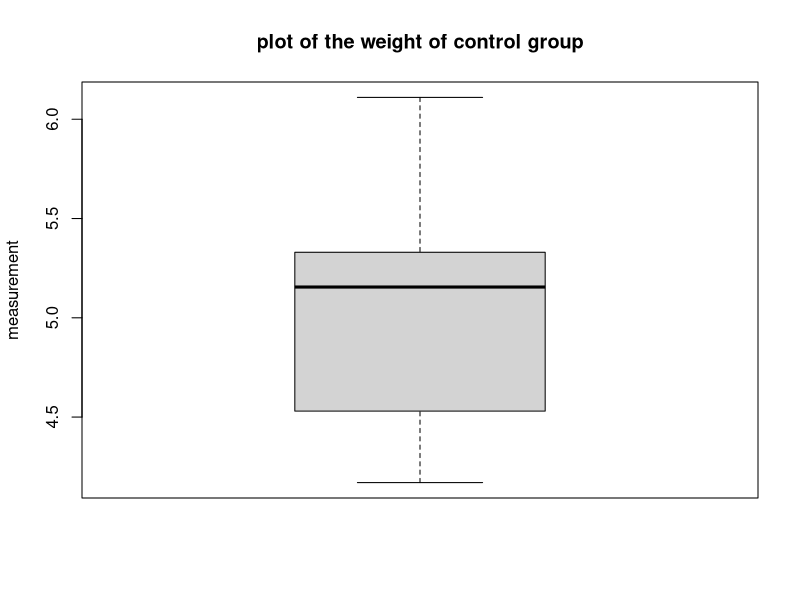
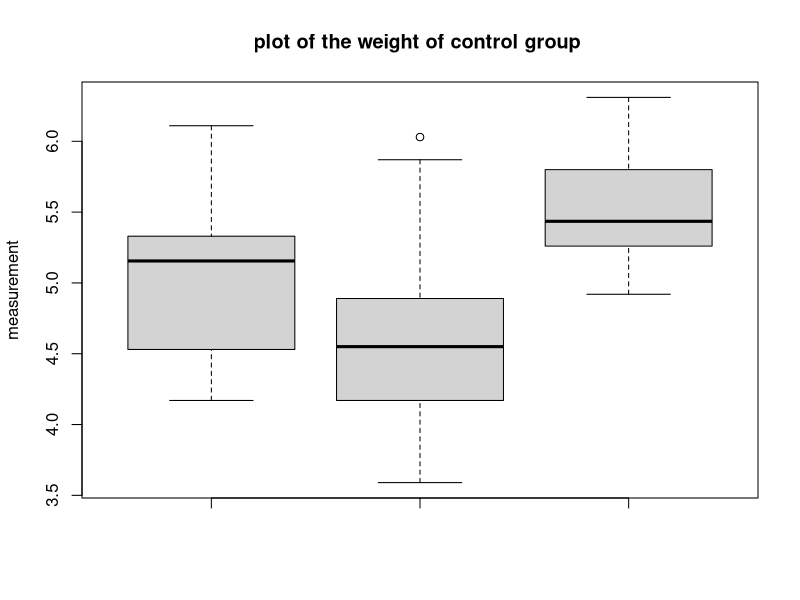
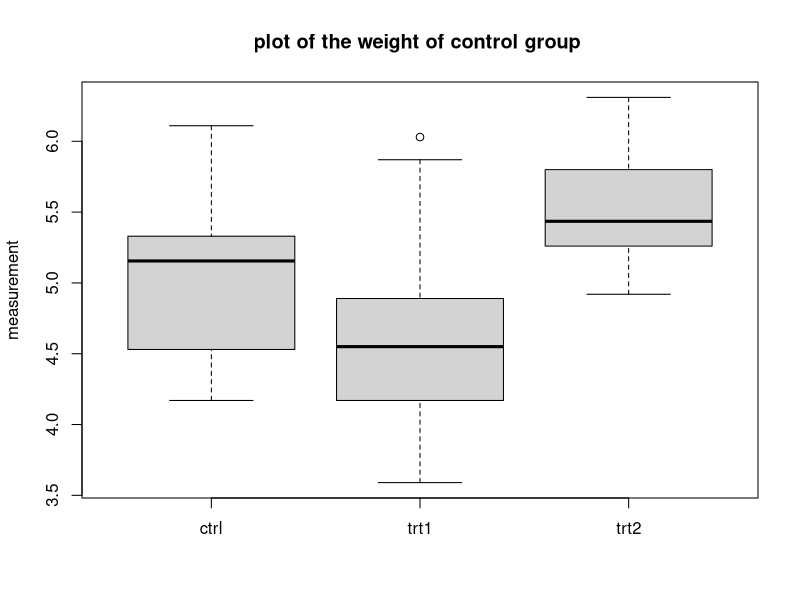

These figures' R source, in order:
## ---- chunk 1
knitr::opts_chunk$set(echo = TRUE)
## ---- chunk 2

head(PlantGrowth)
str(PlantGrowth)
## ---- chunk 3
PlantGrowth$group
ctrl<- subset(PlantGrowth,group=="ctrl")
head(ctrl)
str(ctrl)
trt1 <- subset(PlantGrowth,group=="trt1")
head(trt1)
str(trt1)
trt2 <- subset(PlantGrowth,group=="trt2")
head(trt2)
str(trt2)
## ---- chunk 4
summary(ctrl)
summary(trt1)
summary(trt2)
## ---- chunk 5
boxplot(ctrl$weight, 
        ylab="measurement",
        main= "plot of the weight of control group")
      
## ---- chunk 6
boxplot(ctrl$weight, trt1$weight, trt2$weight,
        ylab="measurement",
        main= "plot of the weight of control group ")
## ---- chunk 7
boxplot(ctrl$weight, trt1$weight, trt2$weight,
        names=c("ctrl", "trt1", "trt2"),
        ylab="measurement",
        main= "plot of the weight of control group ")
## ---- chunk 8
sessionInfo()
## ---- chunk 9
PlantGrowth$group
ctrl<- subset(PlantGrowth,group=="ctrl")
head(ctrl)
str(ctrl)
